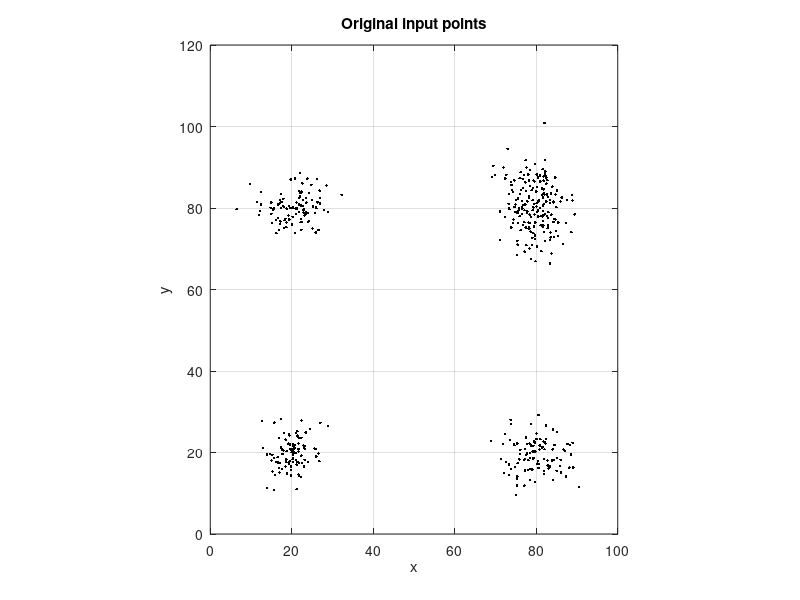
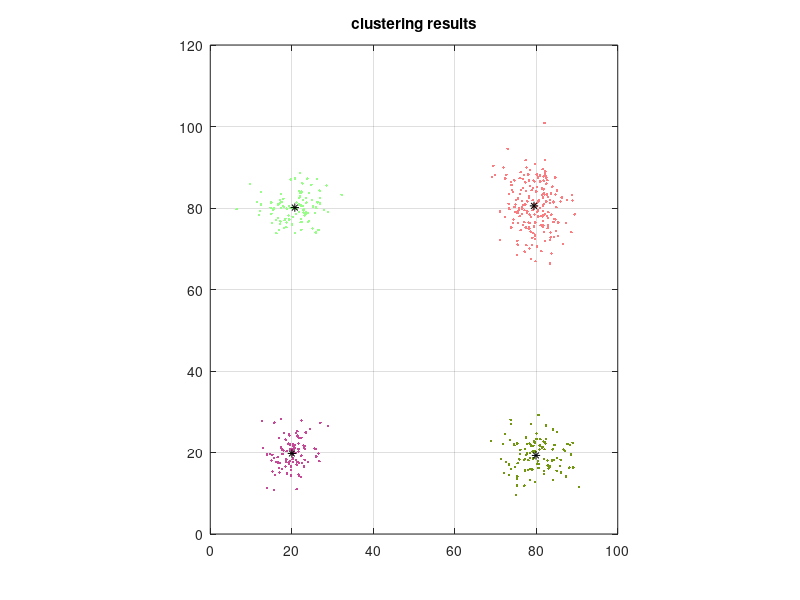
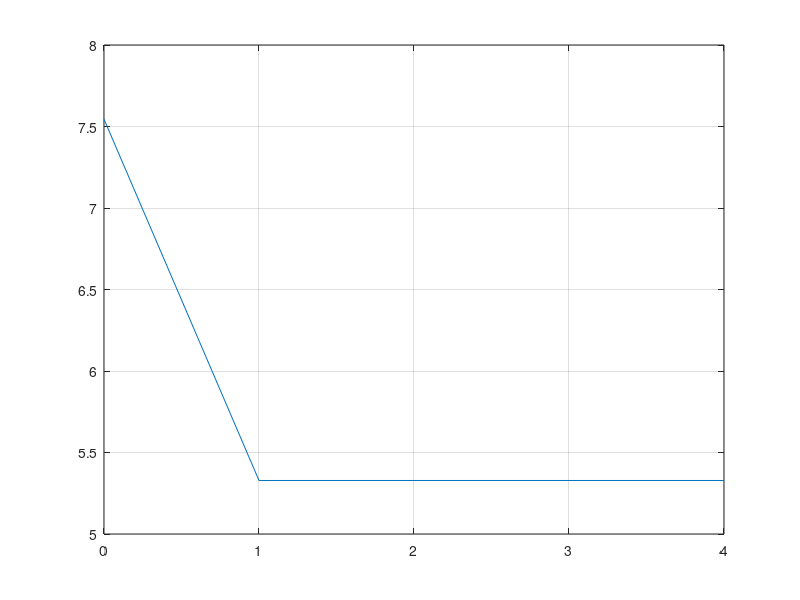

MATLAB code for these plots, in order:
clear;
close all;
clc;
k=4;
Tolerance = 0.001;
%Generate data
mu1 = [20 20];
S1 = [10 0; 0 10];
data1 = mvnrnd(mu1, S1, 100);
mu2 = [80 80];
S2=[20 0;0 30];
data2 = mvnrnd(mu2, S2, 200);
mu3=[20 80];
S3 = [20 0;0 10];
data3 = mvnrnd(mu3, S3, 100);
mu4 = [80 20];
S4=[20 0;0 10];
data4 = mvnrnd(mu4, S4, 100);
data =[data1;data2;data3;data4];


%%Original data
figure(1);
plot(data(:,1),data(:,2),'k.');
grid on
daspect([1 1 1]);
xlabel('x');ylabel('y');
title('Original input points');
hold on;
%Initial clustering results
temp=randperm(size(data, 1));
for i=1:k
    center(i,:) = data(temp(i),:);
    color(i,:) = [rand(),rand(),rand()];
end
for i= 1: k
  x_dist(1,:) = data(:,1) - center(i,1);
  y_dist(2,:) = data(:,2) - center(i,2);
  distance = sqrt(x_dist(1,:).^2+y_dist(2,:).^2); %Euclidean distance
  dist(:,i)=distance';
end

[mindist,cluster] = min(dist,[],2);
err_rec(1) = mean( mindist);
disp(['err=',num2str(err_rec(1))]);
figure(2);
for i = 1:k
  index = cluster==i;
  plot(data(index, 1),data(index, 2),'.','Color' ,color(i, :), 'MarkerFaceColor',color(i,:));
  hold on
  plot(center(i,1),center(i,2), 'k*');
end
hold off
grid on
daspect([1 1 1]);
pause(0.1);
iteration = 1;
while(1)
  for i=1:k
    index = cluster==i;
    center(i,:) = mean(data(index,:));
    
    x_dist(1,:) = data(:,1) -center(i,1);
    y_dist(2,:) = data(:,2) -center(i,2);
    distance = sqrt(x_dist(1,:).^2 + y_dist(2,:).^2); %ŷ�Ͼ���
    dist(:,i) = distance';
  end
  [mindist, cluster] = min(dist, [], 2);
  err_rec(iteration+1) = mean(mindist); 
  
  h = figure(2);
  for i=1:k
    index = cluster==i;
    plot(data(index,1),data(index, 2), '.', 'Color',color(i, :), 'MarkerFaceColor', color(i,:));
    hold on
    plot(center(i,1),center(i,2),'k*');
  end
  title('clustering results');
  hold off
grid on
daspect([1 1 1]);
pause(0.1); 
drawnow

disp([ 'ieration= ',num2str(iteration)]);
disp(['err=',num2str(err_rec(iteration+1))]);
if iteration > 3 && err_rec(iteration) - err_rec(iteration+1)<Tolerance
    disp('————');
    
    disp( 'Ending clustering');
    

    break
end
iteration = iteration + 1;
end

figure;
plot(0:iteration,err_rec);
grid on
